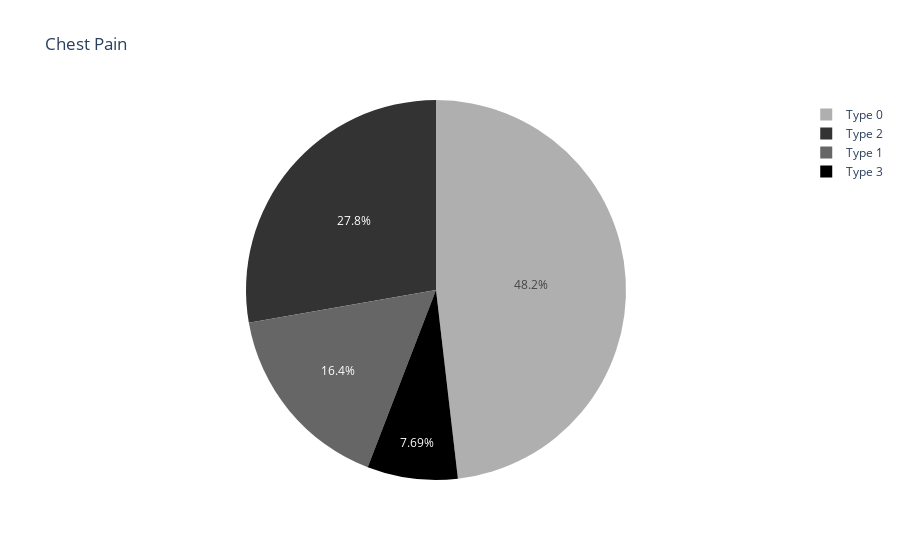

The code cell stored with this chart in its notebook:
### Code cell
cp_ranges = {
    'Type 0': ['Type 0', 0],
    'Type 1': ['Type 1', 1],
    'Type 2': ['Type 2', 2],
    'Type 3': ['Type 3', 3]
}

chest_pain = data.groupby(pd.cut(data['cp'], 
                                bins = [-float('inf')]+[i[1] for i in cp_ranges.values()], 
                                labels = cp_ranges.keys())).size().to_dict()

colors = {'Type 0': '#afafaf',
          'Type 1': '#666666',
          'Type 2': '#333333',
          'Type 3': '#000000'}

fig = go.Figure(data=[go.Pie(labels=list(chest_pain.keys()), values=list(chest_pain.values()),
                             marker=dict(colors=list(colors.values())))])
fig.update_layout(title='Chest Pain', showlegend = True)
fig.show()

### Figure 1 — Plotly figure (JSON) as saved in the notebook; plotly's stock layout.template omitted (floating-point values rounded to 4 significant figures)
{"data": [{"labels": ["Type 0", "Type 1", "Type 2", "Type 3"], "marker": {"colors": ["#afafaf", "#666666", "#333333", "#000000"]}, "type": "pie", "values": [144, 49, 83, 23]}], "layout": {"showlegend": true, "title": {"text": "Chest Pain"}}}
